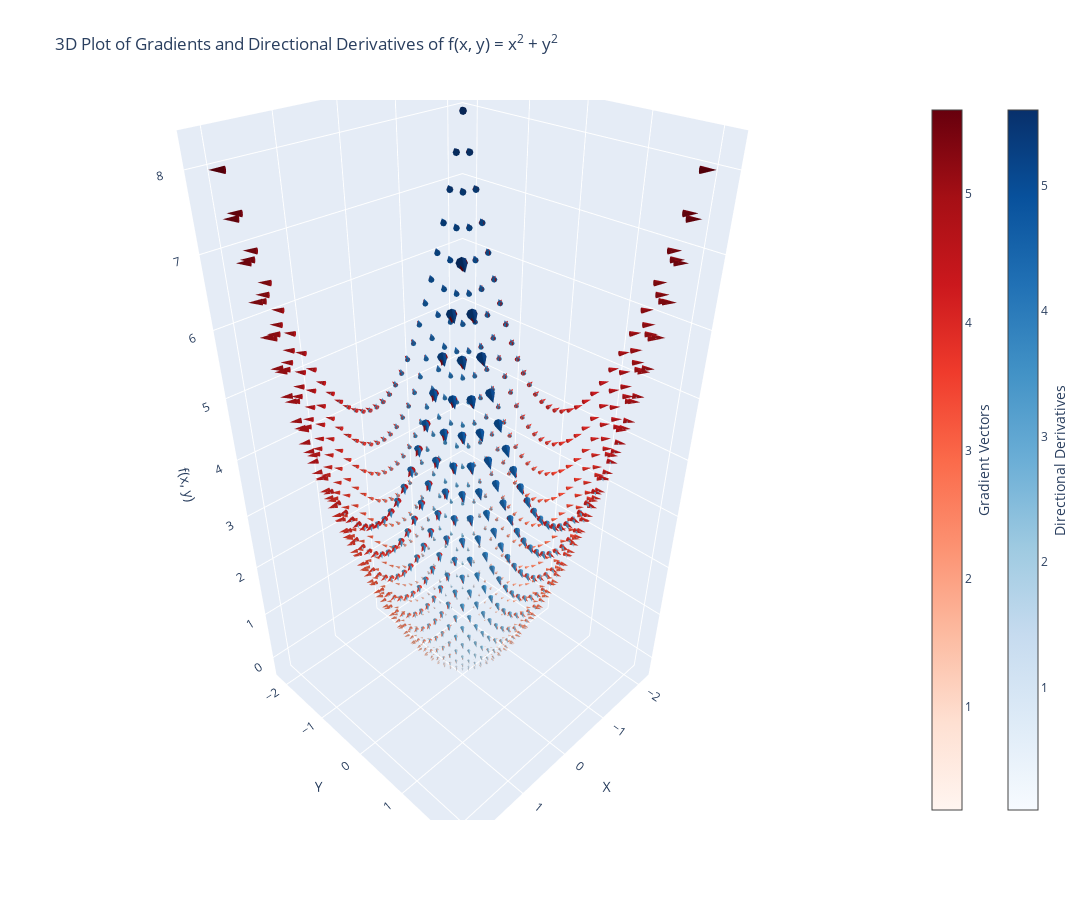

Notebook code cell kept with this figure:
### Code cell
# Create a 3D plot
quiver_w = np.zeros_like(U).flatten()  # No change in z for the gradient vectors in this 2D function

# Add cones to represent the gradient
quiver_grad = go.Cone(x=X.flatten(), y=Y.flatten(), z=Z_func.flatten(),
                      u=U.flatten(), v=V.flatten(), w=quiver_w, colorscale='Reds',
                      sizemode='scaled', sizeref=1.0, showscale=True,
                      colorbar=dict(title="Gradient Vectors", titleside="right", x=1.1, y=0.5))

# Add cones to represent the directional derivatives
quiver_dir_deriv = go.Cone(x=X.flatten(), y=Y.flatten(), z=Z_func.flatten(),
                           u=(Z_dir_deriv*u[0]).flatten(), v=(Z_dir_deriv*u[1]).flatten(), w=quiver_w, colorscale='Blues',
                           sizemode='scaled', sizeref=1.0, showscale=True,
                           colorbar=dict(title="Directional Derivatives", titleside="right", x=1.2, y=0.5))

fig = go.Figure(data=[quiver_grad, quiver_dir_deriv])

# Update layout
fig.update_layout(scene=dict(zaxis_title='f(x, y)', xaxis_title='X', yaxis_title='Y'),
                  title="3D Plot of Gradients and Directional Derivatives of f(x, y) = x<sup>2</sup> + y<sup>2</sup>",
                  width=1100, height=900)

# Show the figure
fig.show()

### Figure 1 — Plotly figure (JSON) as saved in the notebook; plotly's stock layout.template omitted (floating-point values rounded to 4 significant figures; data arrays with more than 128 entries replaced by an {"elided": "..."} marker saying what was removed)
{"data": [{"colorbar": {"title": {"side": "right", "text": "Gradient Vectors"}, "x": 1.1, "y": 0.5}, "colorscale": [[0, "rgb(255,245,240)"], [0.125, "rgb(254,224,210)"], [0.25, "rgb(252,187,161)"], [0.375, "rgb(252,146,114)"], [0.5, "rgb(251,106,74)"], [0.625, "rgb(239,59,44)"], [0.75, "rgb(203,24,29)"], [0.875, "rgb(165,15,21)"], [1, "rgb(103,0,13)"]], "showscale": true, "sizemode": "scaled", "sizeref": 1, "type": "cone", "u": {"elided": "900 float values"}, "v": {"elided": "900 float values"}, "w": {"elided": "900 int values"}, "x": {"elided": "900 float values"}, "y": {"elided": "900 float values"}, "z": {"elided": "900 float values"}}, {"colorbar": {"title": {"side": "right", "text": "Directional Derivatives"}, "x": 1.2, "y": 0.5}, "colorscale": [[0, "rgb(247,251,255)"], [0.125, "rgb(222,235,247)"], [0.25, "rgb(198,219,239)"], [0.375, "rgb(158,202,225)"], [0.5, "rgb(107,174,214)"], [0.625, "rgb(66,146,198)"], [0.75, "rgb(33,113,181)"], [0.875, "rgb(8,81,156)"], [1, "rgb(8,48,107)"]], "showscale": true, "sizemode": "scaled", "sizeref": 1, "type": "cone", "u": {"elided": "900 float values"}, "v": {"elided": "900 float values"}, "w": {"elided": "900 int values"}, "x": {"elided": "900 float values"}, "y": {"elided": "900 float values"}, "z": {"elided": "900 float values"}}], "layout": {"height": 900, "scene": {"xaxis": {"title": {"text": "X"}}, "yaxis": {"title": {"text": "Y"}}, "zaxis": {"title": {"text": "f(x, y)"}}}, "title": {"text": "3D Plot of Gradients and Directional Derivatives of f(x, y) = x<sup>2</sup> + y<sup>2</sup>"}, "width": 1100}}
